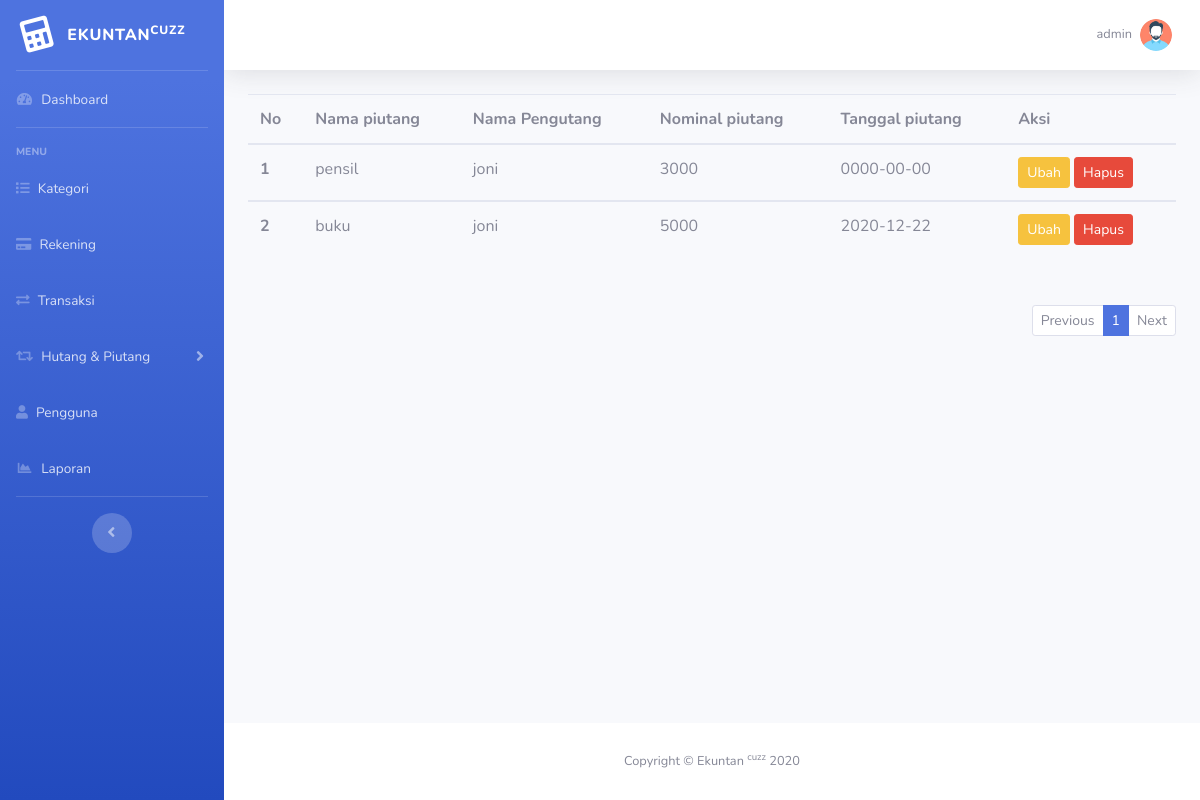
/piutang (signed in), run on the app's committed database.
### tables this page shows
CREATE TABLE `piutang` (
  `id` int(11) NOT NULL,
  `nama_piutang` varchar(255) NOT NULL,
  `nama_pengutang` varchar(255) NOT NULL,
  `nominal_piutang` bigint(20) NOT NULL,
  `tanggal_piutang` date NOT NULL
);

### pages/piutang/_table-piutang.php (the view, shortened to what this page needs)
<div class="row mt-4">
    <div class="col">
        <table class="table table-hover">
            <thead>
                <tr>
                    <th scope="col">No</th>
                    <th scope="col">Nama piutang</th>
                    <th scope="col">Nama Pengutang</th>
                    <th scope="col">Nominal piutang</th>
                    <th scope="col">Tanggal piutang</th>
                    <th scope="col">Aksi</th>
                </tr>
            </thead>
            <?php
               $batas = 5;
               $halaman = isset($_GET['page']) ? (int) $_GET['page'] : 1;
               $dataAwal = ($halaman > 1) ? ($halaman * $batas) - $batas : 0;
               $selanjutnya = $halaman + 1;
               $sebelumnya = $halaman - 1;
               $queryBaris = mysqli_query($connec, 'SELECT * FROM piutang');
               $totalBaris = mysqli_num_rows($queryBaris);
               $totalHalaman = ceil($totalBaris / $batas);
               $queryData = mysqli_query($connec, "SELECT * FROM piutang LIMIT $dataAwal, $batas");
               include 'pages/piutang/cari.php';
               $no = $dataAwal + 1;
               while ($piutang = mysqli_fetch_assoc($queryData)) {
               ?>
                <tbody>
                    <tr>
                        <th scope="row"><?= $no++; ?></th>
                        <td><?= $piutang['nama_piutang']; ?></td>
                        <td><?= $piutang['nama_pengutang']; ?></td>
                        <td><?= $piutang['nominal_piutang']; ?></td>
                        <td><?= $piutang['tanggal_piutang']; ?></td>
                        <td>
                            <a href="<?= BASE_URL; ?>/piutang/ubah/<?= $piutang['id']; ?>" class="btn btn-sm btn-warning tombol-edit">Ubah</a>
                            <a href="<?= BASE_URL; ?>/piutang/hapus/<?= $piutang['id']; ?>" class="btn btn-sm btn-danger tombol-hapus">Hapus</a>
                        </td>
                    </tr>
                <?php } ?>
                </tbody>
        </table>
        <?php if (!isset($_GET['keyword'])) { ?>
            <nav class="mt-5">
                <ul class="pagination pagination-sm justify-content-end">
                    <?php if ($halaman == 1) { ?>
                        <li class="page-item disabled">
                            <a class="page-link" href="<?= BASE_URL; ?>/piutang/<?= $sebelumnya; ?>" tabindex="-1" aria-disabled="true">Previous</a>
                        </li>
                    <?php } else { ?>
                        <li class="page-item">
                            <a class="page-link" href="<?= BASE_URL; ?>/piutang/<?= $sebelumnya; ?>" tabindex="-1" aria-disabled="true">Previous</a>
                        </li>
                    <?php } ?>
                    <?php for ($i = 1; $i <= $totalHalaman; $i++) { ?>
                        <?php if ($i == $halaman) { ?>
                            <li class="page-item active"><a class="page-link" href="<?= BASE_URL; ?>/piutang/<?= $i; ?>"><?= $i; ?></a></li>
                        <?php } else { ?>
                            <li class="page-item"><a class="page-link" href="<?= BASE_URL; ?>/piutang/<?= $i; ?>"><?= $i; ?></a></li>
                        <?php } ?>
                    <?php } ?>
                    <?php if ($halaman == $totalHalaman) { ?>
                        <li class="page-item disabled">
                            <a class="page-link" href="<?= BASE_URL; ?>/piutang/<?= $selanjutnya; ?>">Next</a>
                        </li>
                    <?php } else { ?>
                        <li class="page-item">
                            <a class="page-link" href="<?= BASE_URL; ?>/piutang/<?= $selanjutnya; ?>">Next</a>
                        </li>
                    <?php } ?>
                </ul>
            </nav>
        <?php } ?>
    </div>
</div>

### data on the page
piutang: nama_piutang "pensil", nama_pengutang "joni", nominal_piutang "3000", tanggal_piutang "0000-00-00"
piutang: nama_piutang "buku", nama_pengutang "joni", nominal_piutang "5000", tanggal_piutang "2020-12-22"

### other printed values
$_SESSION["login"]["nama_pengguna"] "admin"
